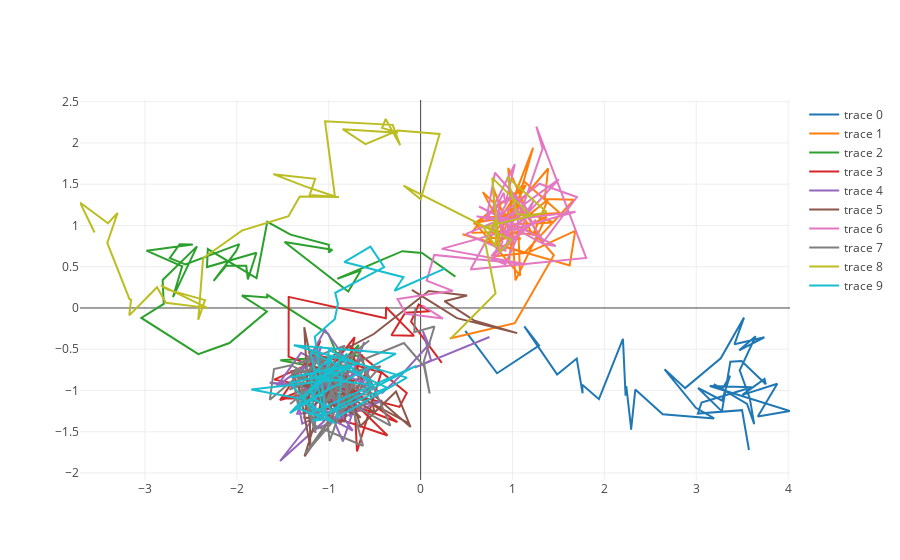

The cell this chart's notebook holds for it:
### Code cell
np.random.seed(1234)
Ny = 10
well_locs = [np.array([1.0, 1.0]), np.array([-1.0, -1.0])]
T = 50
Sigma_eps = 1e-1
Sigma_nu = 1e-2
mu_0_0 = np.array([0.0, 0.0])
Sigma_0_0 = 1e-1*np.array([0.5e-0, 0.5e-0])
well_width = 3

kwells_params = OrderedDict()
kwells_params["Ny"] = Ny
kwells_params["well_locs"] = well_locs
kwells_params["T"] = T
kwells_params["Sigma_eps"] = Sigma_eps
kwells_params["Sigma_nu"] = Sigma_nu
kwells_params["mu_0_0"] = mu_0_0
kwells_params["Sigma_0_0"] = Sigma_0_0
kwells_params["well_width"] = well_width

# Collect trials into runnable object
all_trials_x = []
all_trials_y = []
for n in range(Ny):
    x,y = kwells_2D_draw_trial(well_locs, T, Sigma_eps, Sigma_nu, mu_0_0, Sigma_0_0, well_width)
    
    all_trials_x.append(x[:,:,None])
    all_trials_y.append(y[:,:,None])


x = np.concatenate(all_trials_x, axis=2)
y = np.concatenate(all_trials_y, axis=2)

plots_by_run = []
for v in range(Ny):
    plots_by_run.append(
        plt_type.Scatter(x=np.squeeze(y[0,:,v]), 
                      y=np.squeeze(y[1,:,v]), 
                      mode='lines')
    )
    
plt(plots_by_run)
